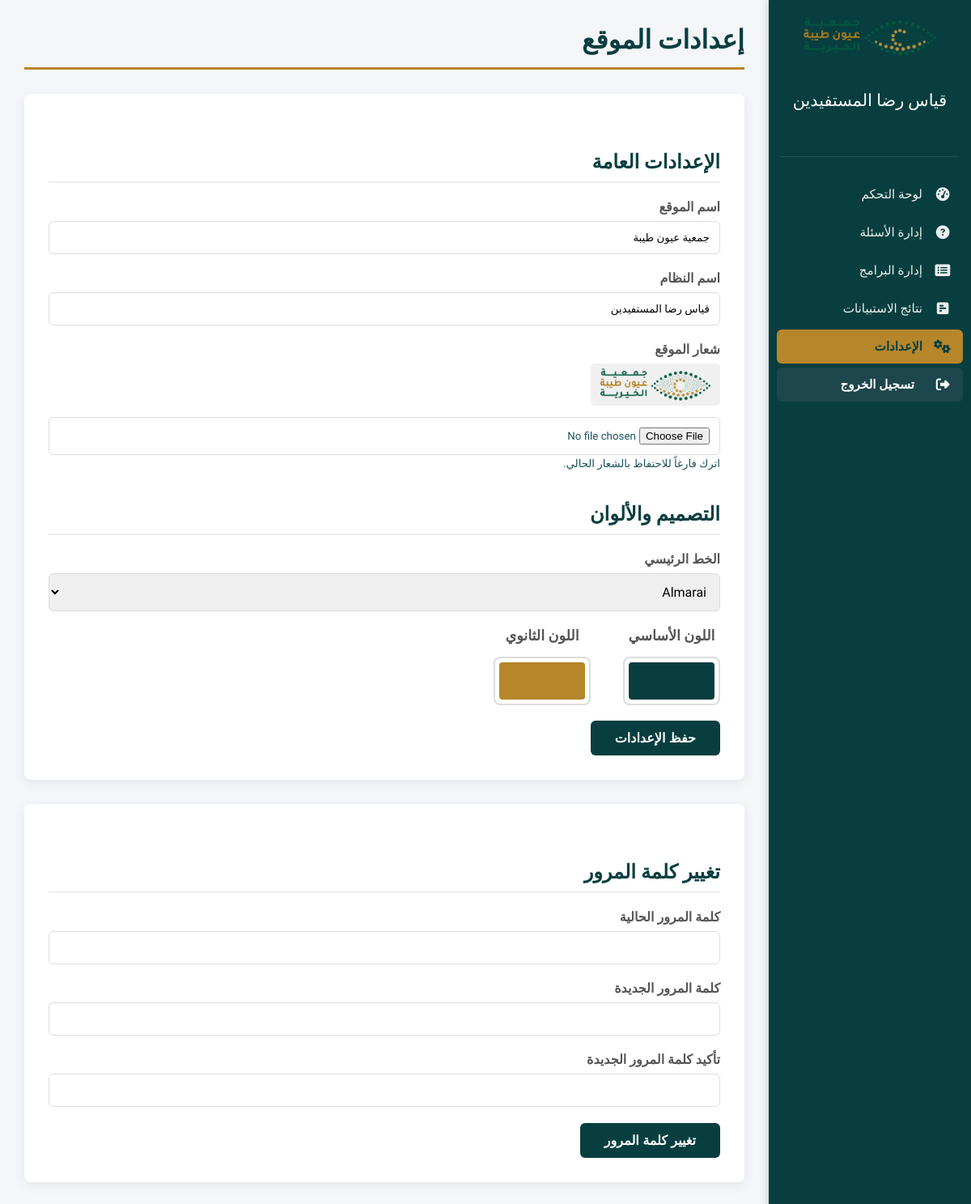
The app's page /admin/settings.php (signed in) with its own data.
### tables this page shows
CREATE TABLE `settings` (
  `id` int(11) NOT NULL,
  `site_name` varchar(255) NOT NULL,
  `system_name` varchar(255) NOT NULL,
  `logo_path` varchar(255) DEFAULT NULL,
  `primary_font_url` varchar(255) DEFAULT NULL,
  `primary_font_name` varchar(100) DEFAULT NULL,
  `primary_color` varchar(7) DEFAULT '#1a535c',
  `secondary_color` varchar(7) DEFAULT '#f7b538'
);

### admin/settings.php (the view, shortened to what this page needs)
<?php
require_once __DIR__ . "/../functions.php";
require_once __DIR__ . "/../db.php";
$settings = get_latest_settings($conn);
$google_fonts = [
    'Tajawal' => 'https://fonts.googleapis.com/css2?family=Tajawal:wght@400;500;700&display=swap',
    'Cairo' => 'https://fonts.googleapis.com/css2?family=Cairo:wght@400;500;700&display=swap',
    'Almarai' => 'https://fonts.googleapis.com/css2?family=Almarai:wght@400;700&display=swap',
    'Noto Sans Arabic' => 'https://fonts.googleapis.com/css2?family=Noto+Sans+Arabic:wght@400;500;700&display=swap',
];
?>
<!DOCTYPE html>
<html lang="ar" dir="rtl">
<?php echo get_admin_head($settings, "إعدادات الموقع"); ?>
<body class="settings-page">
    <div class="admin-wrapper">
        <div class="sidebar">
            <?php echo get_admin_header($settings); ?>
        </div>
        <div class="main-content">
            <h1>إعدادات الموقع</h1>
            <div class="form-container">
                <form action="settings.php" method="post" class="admin-form" enctype="multipart/form-data">
                    <div class="form-section-header"><h3>الإعدادات العامة</h3></div>
                    <div class="form-group"><label for="site_name">اسم الموقع</label><input type="text" id="site_name" name="site_name" value="<?php echo htmlspecialchars($settings["site_name"]); ?>" required></div>
                    <div class="form-group"><label for="system_name">اسم النظام</label><input type="text" id="system_name" name="system_name" value="<?php echo htmlspecialchars($settings["system_name"]); ?>" required></div>
                    <div class="form-group">
                        <label for="logo">شعار الموقع</label>
                        <?php if (!empty($settings["logo_path"])) : ?><img src="<?php echo "../" . htmlspecialchars($settings["logo_path"]); ?>" alt="شعار الموقع الحالي" style="max-width: 150px; margin-bottom: 10px; background: #f0f0f0; padding: 5px; border-radius: 5px;"><br><?php endif; ?>
                        <input type="file" id="logo" name="logo" accept="image/*"><small>اترك فارغاً للاحتفاظ بالشعار الحالي.</small>
                    </div>
                    <div class="form-section-header"><h3>التصميم والألوان</h3></div>
                    <div class="form-group">
                        <label for="font_name">الخط الرئيسي</label>
                        <select id="font_name" name="font_name" class="form-control">
                            <?php foreach ($google_fonts as $name => $url): ?><option value="<?php echo $name; ?>" <?php echo (isset($settings["primary_font_name"]) && $settings["primary_font_name"] == $name) ? "selected" : ""; ?>><?php echo $name; ?></option><?php endforeach; ?>
                        </select>
                    </div>
                    <div class="color-picker-group">
                        <div class="color-picker-wrapper"><label for="primary_color">اللون الأساسي</label><input type="color" id="primary_color" name="primary_color" value="<?php echo htmlspecialchars($settings["primary_color"]); ?>"></div>
                        <div class="color-picker-wrapper"><label for="secondary_color">اللون الثانوي</label><input type="color" id="secondary_color" name="secondary_color" value="<?php echo htmlspecialchars($settings["secondary_color"]); ?>"></div>
                    </div>
                    <br>
                    <button type="submit" name="update_settings">حفظ الإعدادات</button>
                </form>
            </div>
            <div class="form-container">
                <form action="settings.php" method="post" class="admin-form">
                    <div class="form-section-header"><h3>تغيير كلمة المرور</h3></div>
                    <div class="form-group">
                        <label for="old_password">كلمة المرور الحالية</label>
                        <input type="password" id="old_password" name="old_password" required>
                    </div>
                     <div class="form-group">
                        <label for="new_password">كلمة المرور الجديدة</label>
                        <input type="password" id="new_password" name="new_password" required>
                    </div>
                     <div class="form-group">
                        <label for="confirm_password">تأكيد كلمة المرور الجديدة</label>
                        <input type="password" id="confirm_password" name="confirm_password" required>
                    </div>
                    <button type="submit" name="change_password">تغيير كلمة المرور</button>
                </form>
            </div>
        </div>
    </div>
</body>
</html>

### functions.php (shortened to what this page needs)
<?php
function get_latest_settings($conn) {
    $sql = "SELECT * FROM settings ORDER BY id DESC LIMIT 1";
    $result = $conn->query($sql);
    if ($result && $result->num_rows > 0) { return $result->fetch_assoc(); }
    return [
        "site_name" => "نظام الاستبيانات",
        "system_name" => "لوحة التحكم",
        "logo_path" => "",
        "primary_font_url" => "https://fonts.googleapis.com/css2?family=Tajawal:wght@400;500;700&display=swap",
        "primary_font_name" => "Tajawal",
        "primary_color" => "#1a535c",
        "secondary_color" => "#f7b538"
    ];
}
function get_admin_header($settings) {
    $logo_html = "";
    if (!empty($settings["logo_path"])) {
        $logo_path = "../" . htmlspecialchars($settings["logo_path"]);
        $logo_html = "<img src=\"{$logo_path}\" alt=\"" . htmlspecialchars($settings["site_name"]) . " Logo\" style=\"max-height: 50px; margin-bottom: 10px;\">";
    } else {
        $logo_html = "<h3 class=\"site-name2\">" . htmlspecialchars($settings["site_name"]) . "</h3>";
    }
    $current_page = basename($_SERVER['PHP_SELF']);
    $menu_items = [
        'dashboard.php' => ['icon' => 'fa-tachometer-alt', 'text' => 'لوحة التحكم'],
        'questions.php' => ['icon' => 'fa-question-circle', 'text' => 'إدارة الأسئلة'],
        'programs.php' => ['icon' => 'fa-list-alt', 'text' => 'إدارة البرامج'],
        'survey_results.php' => ['icon' => 'fa-poll-h', 'text' => 'نتائج الاستبيانات'],
        'settings.php' => ['icon' => 'fa-cogs', 'text' => 'الإعدادات'],
    ];
    $menu_html = "<ul>";
    foreach ($menu_items as $url => $item) {
        $active_class = ($current_page == $url) ? 'active' : '';
        $menu_html .= "<li><a href=\"{$url}\" class=\"{$active_class}\"><i class=\"fas {$item['icon']}\"></i> <span>{$item['text']}</span></a></li>";
    }
    $menu_html .= "<li><a href=\"logout.php\" class=\"logout-btn\"><i class=\"fas fa-sign-out-alt\"></i> <span>تسجيل الخروج</span></a></li>";
    $menu_html .= "</ul>";
    return "<div class=\"sidebar-header\">{$logo_html}<h4 class=\"system-title\">" . htmlspecialchars($settings["system_name"]) . "</h4></div><div class=\"sidebar-separator\"></div>{$menu_html}";
}
function get_admin_head($settings, $page_title = "لوحة التحكم") {
    $font_name = $settings['primary_font_name'] ?? 'Tajawal';
    $font_url = $settings['primary_font_url'] ?? '';
    $head = "<head>
        <meta charset=\"UTF-8\">
        <meta name=\"viewport\" content=\"width=device-width, initial-scale=1.0\">
        <title>" . htmlspecialchars($page_title) . " - " . htmlspecialchars($settings["system_name"]) . "</title>
        <link rel=\"stylesheet\" href=\"../css/style.css\">
        <link rel=\"stylesheet\" href=\"https://cdnjs.cloudflare.com/ajax/libs/font-awesome/6.4.0/css/all.min.css\">";
    if (!empty($font_url)) {
        $head .= "<link href=\"" . htmlspecialchars($font_url) . "\" rel=\"stylesheet\">";
    }
    $head .= "<style>
            body { font-family: '" . htmlspecialchars($font_name) . "', sans-serif; }
            :root {
                --primary-color: " . htmlspecialchars($settings["primary_color"] ?? '#1a535c') . ";
                --secondary-color: " . htmlspecialchars($settings["secondary_color"] ?? '#f7b538') . ";
            }
        </style>
    </head>";
    return $head;
}
?>

### css/style.css (style rules this page uses)
:root { --primary-color: #1a535c; --secondary-color: #f7b538; --danger-color: #e74c3c; --success-color: #27ae60; --info-color: #3498db; --light-bg: #f4f6f9; --white-color: #ffffff; --text-color: #1a535c; --sidebar-width: 250px; }
body { font-family: 'Tajawal', sans-serif; background-color: var(--light-bg); margin: 0; direction: rtl; color: var(--text-color); }
.admin-wrapper { display: flex; min-height: 100vh; }
.sidebar { width: var(--sidebar-width); background-color: var(--primary-color); color: var(--white-color); display: flex; flex-direction: column; position: fixed; top: 0; right: 0; bottom: 0; box-shadow: -2px 0 10px rgba(0,0,0,0.15); z-index: 1001; transition: right 0.3s ease-in-out; }
.sidebar-header { padding: 20px 15px; text-align: center; }
.system-title { font-size: 1.3rem; font-weight: 500; color: var(--white-color); }
.sidebar-separator { height: 1px; background-color: rgba(255,255,255,0.1); margin: 10px 15px; }
.sidebar ul { list-style: none; padding: 15px 10px; margin: 0; flex-grow: 1; overflow-y: auto; }
.sidebar ul li a { color: #ecf0f1; text-decoration: none; display: flex; align-items: center; padding: 12px 15px; border-radius: 6px; margin-bottom: 5px; transition: background-color 0.2s, color 0.2s; font-size: 0.95rem; }
.sidebar ul li a.active, .sidebar ul li a:hover { background-color: var(--secondary-color); color: var(--primary-color); font-weight: 700; }
.sidebar ul li a i { margin-left: 15px; width: 20px; text-align: center; font-size: 1.1em; }
.sidebar ul li a span { flex-grow: 1; }
.logout-btn { color: #f1c40f; text-decoration: none; display: flex; align-items: center; justify-content: center; gap: 10px; padding: 20px; background-color: rgba(0,0,0,0.2); font-weight: bold; transition: background-color 0.3s; }
.main-content { flex-grow: 1; padding: 30px; margin-right: var(--sidebar-width); transition: margin-right 0.3s ease-in-out; }
.main-content h1 { color: var(--primary-color); border-bottom: 3px solid var(--secondary-color); padding-bottom: 15px; margin-top: 0; margin-bottom: 30px; }
.sidebar ul a.logout-btn { color: #fff !important; background-color: #1d464d !important; }
.sidebar ul a { justify-content: flex-start; }
.form-control { width: 100%; padding: 12px; border: 1px solid #ddd; border-radius: 6px; font-family: 'Tajawal', sans-serif; box-sizing: border-box; font-size: 1rem; }
.form-container, .table-container { background-color: var(--white-color); padding: 30px; border-radius: 8px; box-shadow: 0 4px 15px rgba(0,0,0,0.07); margin-bottom: 30px; overflow: hidden; }
.admin-form .form-group { margin-bottom: 20px; }
.admin-form label { display: block; margin-bottom: 8px; font-weight: bold; color: #555; }
.admin-form input, .admin-form textarea, .admin-form select { width: 100%; padding: 12px; border: 1px solid #ddd; border-radius: 6px; font-family: 'Tajawal', sans-serif; box-sizing: border-box; }
.admin-form button[type="submit"] { background-color: var(--primary-color); color: white; padding: 12px 30px; border: none; border-radius: 6px; cursor: pointer; font-size: 16px; font-weight: bold; }
.settings-page .form-section-header { margin-top: 40px; margin-bottom: 20px; border-bottom: 2px solid #eee; padding-bottom: 10px; }
.settings-page .form-section-header h3 { font-size: 1.5rem; color: var(--primary-color, #1a535c); margin: 0; }
.settings-page .color-picker-group { display: flex; gap: 40px; margin-top: 20px; align-items: center; }
.settings-page .color-picker-wrapper { display: flex; flex-direction: column; align-items: center; gap: 8px; }
.settings-page .color-picker-wrapper label { font-weight: bold; font-size: 1.1rem; color: #555; }
.settings-page .color-picker-wrapper input[type="color"] { width: 120px; height: 60px; border: 2px solid #ddd; border-radius: 8px; padding: 5px; cursor: pointer; background-color: #fff; -webkit-appearance: none; -moz-appearance: none; appearance: none; }

### records on screen
settings: logo_path (picture), system_name "قياس رضا المستفيدين", site_name "جمعية عيون طيبة", font_name "Almarai", primary_color "#083e3f", secondary_color "#b6862b"

### other values on screen
$item['text'] "لوحة التحكم"
$item['text'] "إدارة الأسئلة"
$item['text'] "إدارة البرامج"
$item['text'] "نتائج الاستبيانات"
$item['text'] "الإعدادات"
